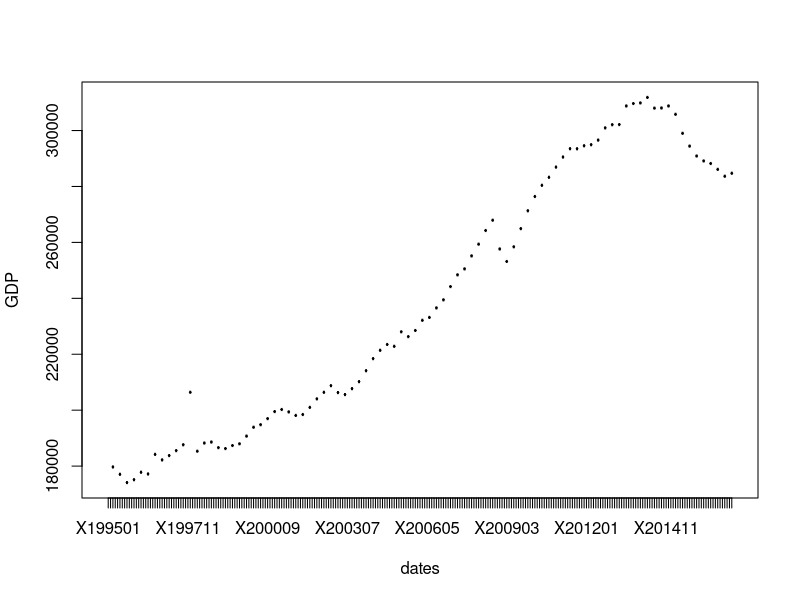
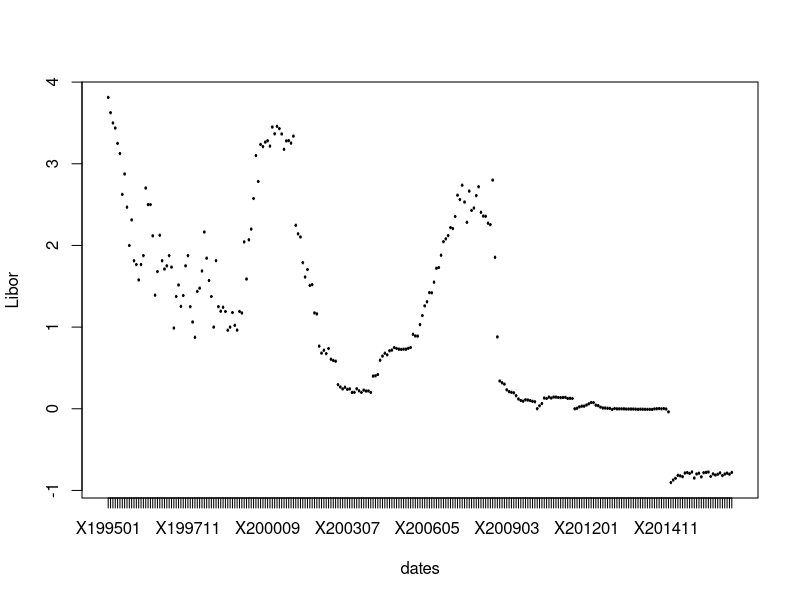
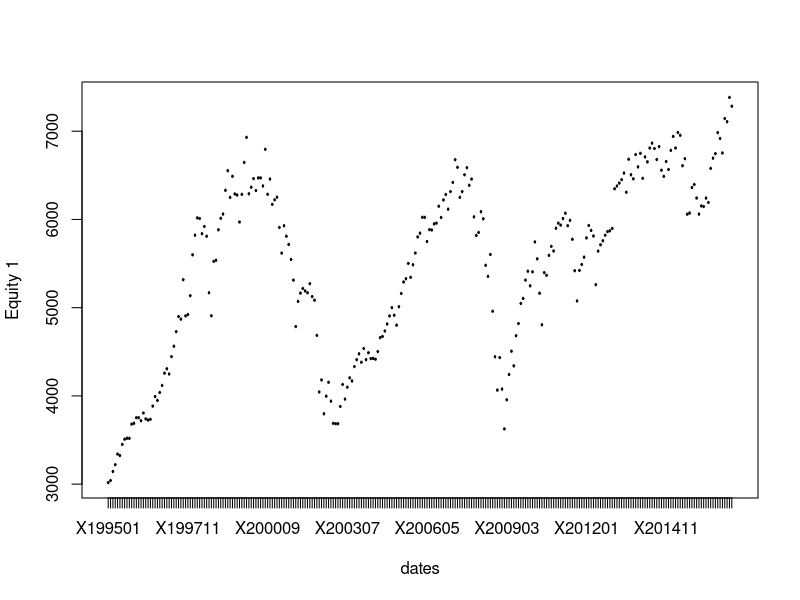
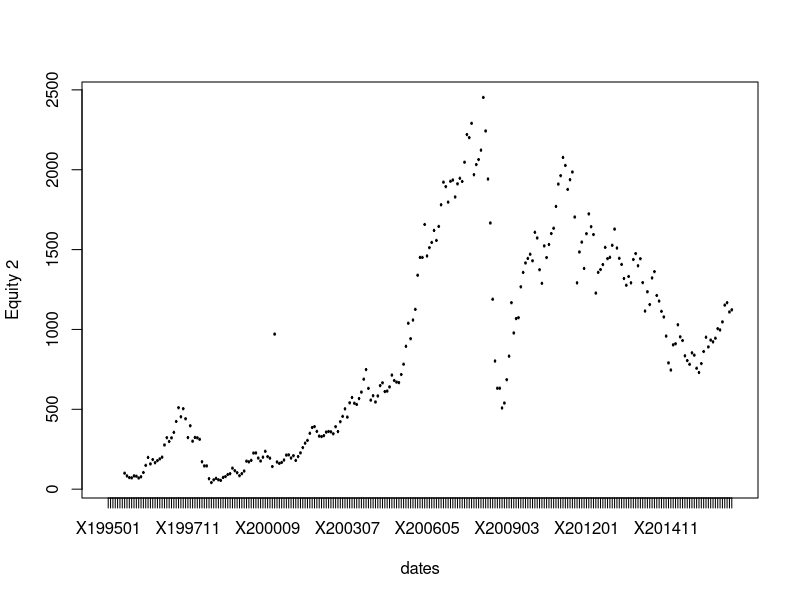
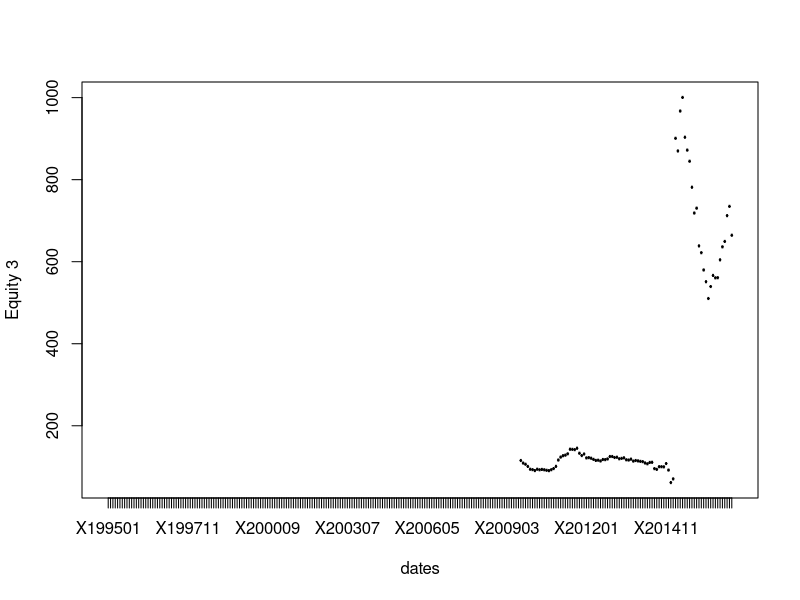
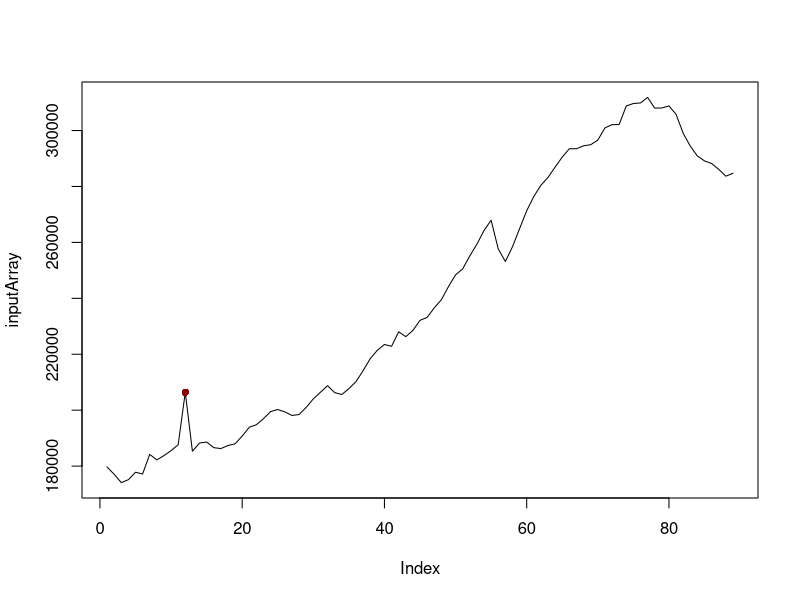
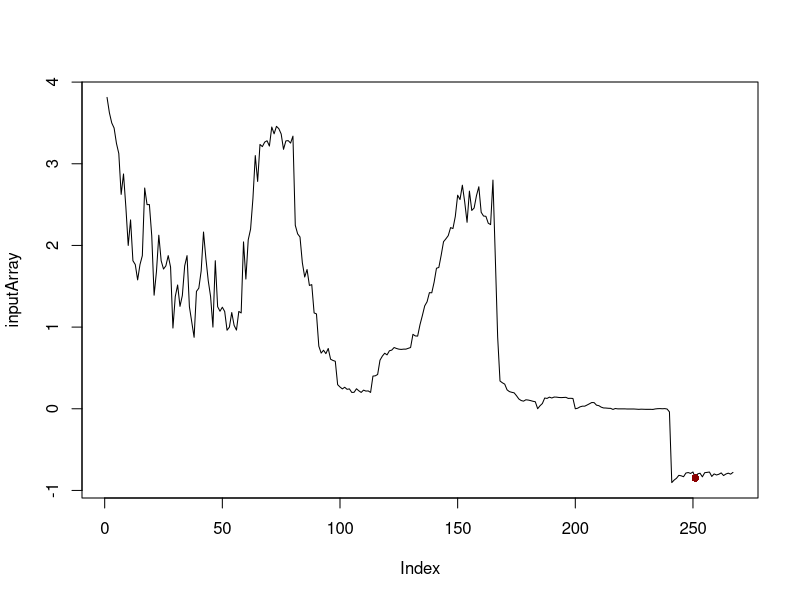
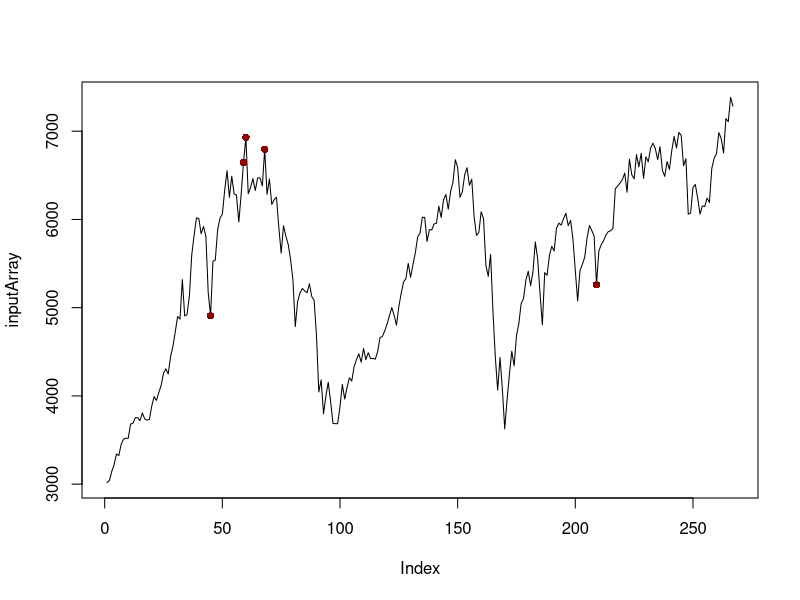

Recreate these plots in R, in order.
## ---- chunk 1
data <- read.csv(file = "data.csv", header = TRUE,row.names = 1)
data <- as.data.frame(t(data))
data$date <- factor(rownames(data))
head(data)
## ---- chunk 2
plot(data$date,data$`GDP Level`, xlab = "dates", ylab = "GDP")
## ---- chunk 3
plot(data$date,data$`LIBOR  1M, %`, xlab = "dates", ylab = "Libor")
## ---- chunk 4
plot(data$date,data$`Equities Index 1 (index points)`, xlab = "dates", ylab = "Equity 1")
## ---- chunk 5
plot(data$date,data$`Equities Index 2 (index points)`, xlab = "dates", ylab = "Equity 2")
## ---- chunk 6
data5 = data$`Equities Index 3 (index points)`
plot(data$date,data$`Equities Index 3 (index points)`, xlab = "dates", ylab = "Equity 3")
## ---- chunk 7
medFilterFunc <- function(inputArray, k, threshold = 3, plot = TRUE){
    movingMedian = runmed(inputArray, 2*k+1)
    scale = 1.4826
    sigma = rep(1000000, length(inputArray))
    
    for (i in (k+1):(length(inputArray)-k)){
        sigma[i] = scale* median(abs(inputArray[(i-k):(i+k)] - movingMedian[i]))
    }
    outlierID = abs(inputArray-movingMedian) >= (threshold*sigma)
    print(which(outlierID))
    
    if(plot == TRUE){
        plot(inputArray, type = 'l')
        points(which(outlierID), inputArray[outlierID], col = "dark red",pch=16)
    }
}
## ---- chunk 8
medFilterFunc(data$`GDP Level`[!is.na(data$`GDP Level`)], k = 3, threshold = 3, plot = TRUE)
## ---- chunk 9
medFilterFunc(data$`LIBOR  1M, %`, k =5)
## ---- chunk 10
medFilterFunc(data$`Equities Index 1 (index points)`, k =5)
## ---- chunk 11
data4 = data$`Equities Index 2 (index points)`
data4 = data4[!is.na(data4)]
plot(data4, type = 'b')
medFilterFunc(data4, k = 6)
## ---- chunk 12
data5 = data$`Equities Index 3 (index points)`
data5 = data5[!is.na(data5)]
plot(data5, type = 'l')
data5_1 = data5[1:66]
data5_2 = data5[67:length(data5)]
medFilterFunc(data5_1, k =2)
medFilterFunc(data5_2, k =2)
## ---- chunk 13
data_quart = data[!is.na(data$`GDP Level`),]
plot(data_quart)
## ---- chunk 14
gdp = data$`GDP Level`[!is.na(data$`GDP Level`)]

equity2 = rep(0, length(data$`Equities Index 2 (index points)`)/3)
# average the monthly Equity Index 1 data and get the quarterly data
for (i in 1:length(data$`Equities Index 2 (index points)`)){
    if (i %% 3 == 0){
        equity2[i/3] = (data$`Equities Index 2 (index points)`[i-2] + 
                          data$`Equities Index 2 (index points)`[i-1] +
                          data$`Equities Index 2 (index points)`[i])/3
    }
}
## ---- chunk 15
cor.test(gdp, equity2)
## ---- chunk 16
libor = rep(0, length(data$`LIBOR  1M, %`)/3)
for (i in 1:length(data$`LIBOR  1M, %`)){
    if (i %% 3 == 0){
        libor[i/3] = (data$`LIBOR  1M, %`[i-2] + 
                          data$`LIBOR  1M, %`[i-1] +
                          data$`LIBOR  1M, %`[i])/3
    }
}
cor.test(libor, equity2)
## ---- chunk 17
pacf(equity2[4:length(equity2)])
## ---- chunk 18
plot(equity2[4:(length(equity2)-1)], equity2[5:length(equity2)], xlab = "lagged-one equity 2",
ylab = "equity 2")
## ---- chunk 19
anova(lm(log(equity2[5:89]) ~ log(gdp[5:89])+log(equity2[4:88])))
## ---- chunk 20
ModelChoice <- function(N){
    M = matrix(, nrow = 2**N, ncol = N)
    i = 0
    for (colNum in (N:1)){
        M[ , colNum] = rep(c(rep(0,2**i),rep(1,2**i)),2**(N-1-i))
        i = i + 1
    }
    return(M)
}
## ---- chunk 21
M = ModelChoice(4)
print (M)
